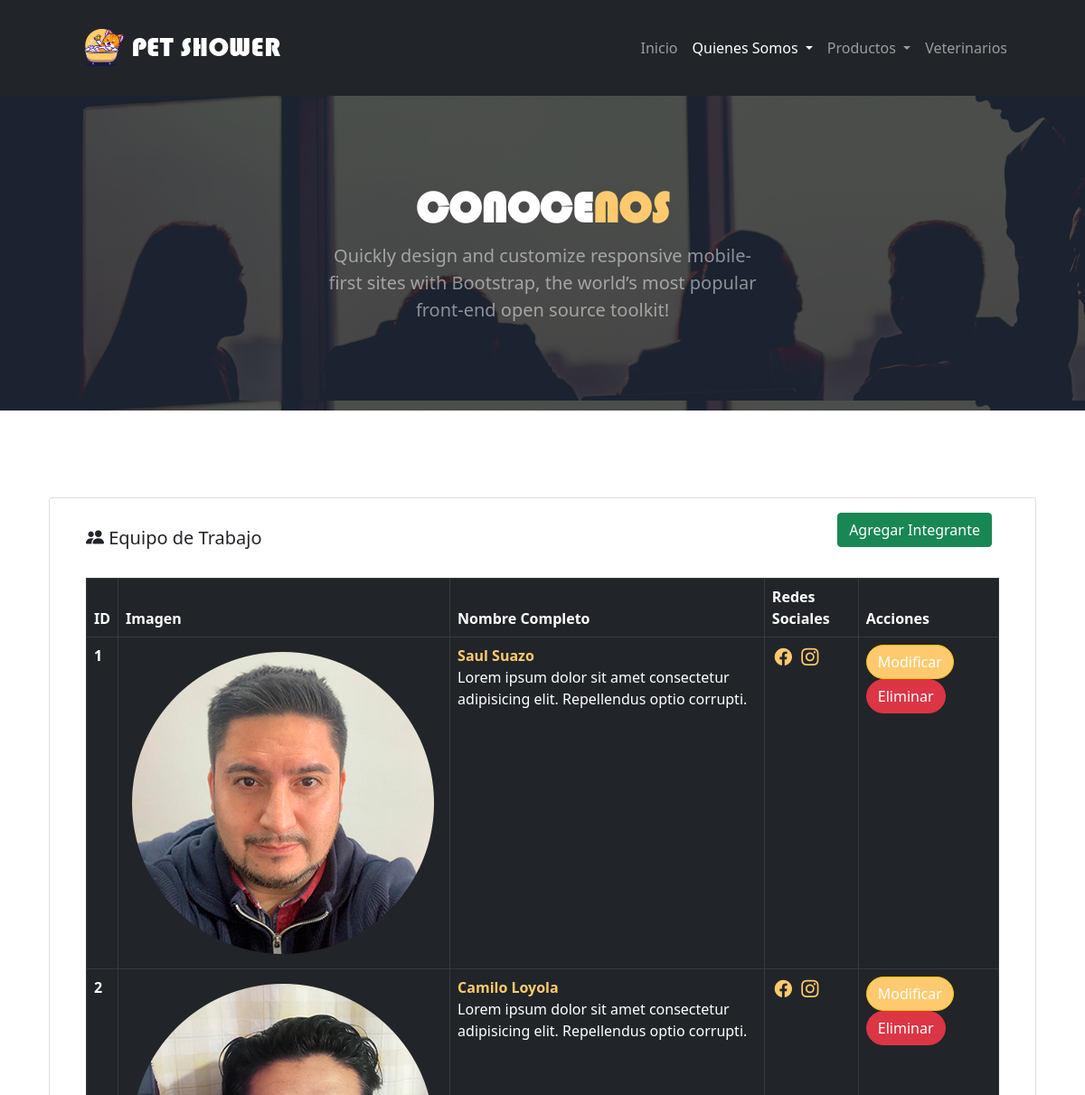
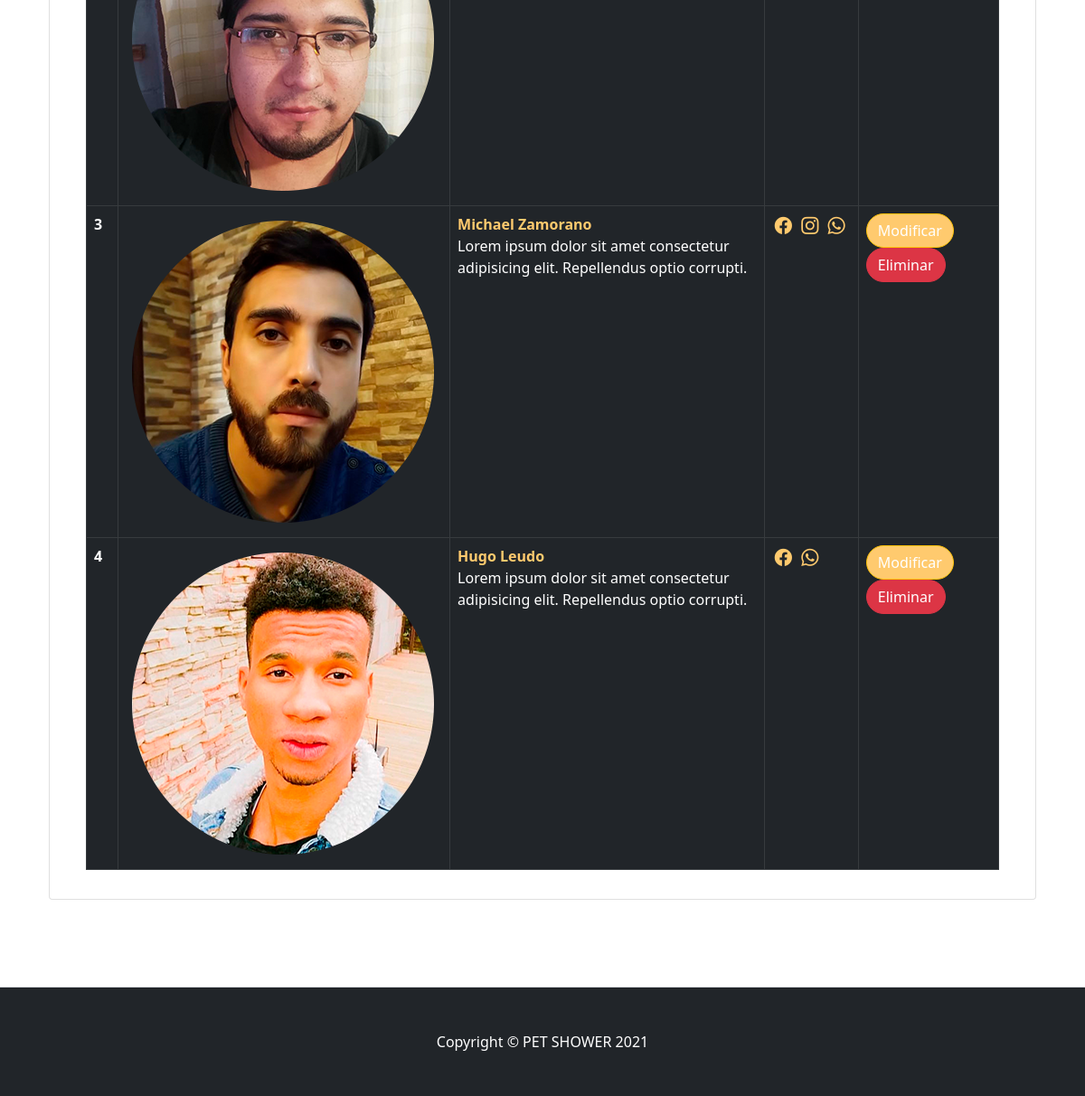
Page /conocenos/ on the committed database (2 pictures, top to bottom).
### crud_conocenos/models.py (models this page shows, shortened)
class Equipo(models.Model):
    idIntegrante = models.IntegerField(primary_key=True, verbose_name='ID')
    nombre = models.CharField(verbose_name='Nombre',max_length=50, null=True, blank=True)
    description = models.TextField(verbose_name='Descripción')
    image_conoce = models.ImageField(verbose_name='Imagen', upload_to='projects', null=True,blank=True)
    link_facebook = models.URLField(verbose_name='URL Link Facebook',null=True,blank=True)
    link_instagram = models.URLField(verbose_name='URL Link Instagram',null=True,blank=True)
    link_whatsapp = models.URLField(verbose_name='URL Link Whatsapp',null=True,blank=True)
    link_twitter = models.URLField(verbose_name='URL Link Twitter',null=True,blank=True)
    create = models.DateTimeField(verbose_name='Fecha Creación',auto_now_add=True)
    updated = models.DateTimeField(verbose_name='Fecha Actualización',auto_now=True)
    class Meta:
        verbose_name='Equipo Trabajo'
        verbose_name_plural='Equipos de Trabajo'
        ordering = ['idIntegrante']

### crud_conocenos/views.py (the view)
# urls.py: path('conocenos/', crud_conocenos_views.conocenos, name='conocenos'),
def conocenos(request):
    Equipos = Equipo.objects.all()
    return render(request, "crud_conocenos/quienes_somos.html",{'Equipos':Equipos})

### crud_conocenos/templates/crud_conocenos/quienes_somos.html (shortened to what this page needs)
        {% extends 'core/base_admin.html' %}
        {% load static %}
        {% block img-header %} {% static 'core/assets/quienes_somos/bg_header_v2.jpg' %} {% endblock %}
        {% block text_header %}
            <h1 class="display-5 fw-bolder text-white mb-2 animate__animated animate__slideInLeft">CONOCE<span class="title_color">NOS</span></h1>
            <p class="lead text-white-50 mb-4 animate__animated animate__slideInLeft">Quickly design and customize responsive mobile-first sites with Bootstrap, the world’s most popular front-end open source toolkit!</p>
        {% endblock %}
        {% block contenido %}
                    <div class="card">
                        <div class="card-body">
                            <div class="row">
                                <div class="col-lg-6">
                                  <div class="d-grid gap-2 d-md-block">
                                      <h5 class="card-title pt-3 pb-4"><i class="bi bi-people-fill"></i> Equipo de Trabajo</h5>
                                  </div>
                                </div>
                                <div class="col-lg-6">
                                  <div class="d-grid gap-2 d-md-flex justify-content-md-end">
                                      <a href="{% url 'add_equipo' %}"><button class="btn btn-success me-md-2" type="button">Agregar Integrante</button></a>
                                    </div>
                                </div>
                            </div>
                          <table class="table table-dark table-hover table-bordered" id="tabla_equipo">
                            <thead>
                              <tr>
                                <th scope="col">ID</th>
                                <th scope="col">Imagen</th>
                                <th scope="col">Nombre Completo</th>
                                <th scope="col">Redes Sociales</th>
                                <th scope="col">Acciones</th>
                              </tr>
                            </thead>
                            <tbody>
                              {% for e in Equipos%}
                              <tr>
                                <th scope="row">{{e.idIntegrante}}</th>
                                <td class="text-center">
                                    {% if e.image_conoce %}
                                        <img src="{{e.image_conoce.url}}" alt="Imagen_Integrante">
                                    {% else %}
                                    <img src="{% static 'core/assets/quienes_somos/imagen_not_found.png' %}" alt="Imagen_Integrante">
                                    {% endif %}
                                </td>
                                <td>
                                    <span class="table_name">{{e.nombre}}</span>
                                    <br>
                                    <p>{{e.description}}</p>
                                </td>
                                <td class="socials">
                                    {% if e.link_facebook %}
                                        <a href="{{e.link_facebook}}" target="_blank"><i class="bi bi-facebook"></i></a>
                                    {% endif %}
                                    {% if e.link_instagram %}
                                        <a href="{{e.link_instagram}}" target="_blank"><i class="bi bi-instagram"></i></a>
                                    {% endif %}
                                    {% if e.link_whatsapp %}
                                        <a href="{{e.link_whatsapp}}" target="_blank"><i class="bi bi-whatsapp"></i></a>
                                    {% endif %}
                                </td>
                                <td class="btn-accion">
                                    <a href="{% url 'update_equipo' e.idIntegrante %}"><button type="button" class="btn btn-warning">Modificar</button></a>
                                    <a href="{% url 'delete_equipo' e.idIntegrante %}"><button type="button" class="btn btn-danger">Eliminar</button></a>
                                </td>
                              </tr>
                              {% endfor %}
                            </tbody>
                           </table>
                        </div>
                      </div>
        {% endblock %}

### core/static/core/css/my_3.css (style rules this page uses)
.title_color { color: #ffca6e; }
.banner h1 { font-family: bauhaus; }
.table_name { color: #ffca6e; font-weight: 600; }
.socials a { font-size: 1.2rem; padding: 3px; text-decoration: none; color: #ffca6e; }
.btn-accion .btn { border-radius: 50px; }
.btn-accion .btn-warning { background-color: #ffca6e; color: #fff; }

### rows in the picture
Equipo: idIntegrante "1", image_conoce (picture), nombre "Saul Suazo", description "Lorem ipsum dolor sit amet consectetur adipisicing elit. Repellendus optio corrupti."
Equipo: idIntegrante "2", image_conoce (picture), nombre "Camilo Loyola", description "Lorem ipsum dolor sit amet consectetur adipisicing elit. Repellendus optio corrupti."
Equipo: idIntegrante "3", image_conoce (picture), nombre "Michael Zamorano", description "Lorem ipsum dolor sit amet consectetur adipisicing elit. Repellendus optio corrupti."
Equipo: idIntegrante "4", image_conoce (picture), nombre "Hugo Leudo", description "Lorem ipsum dolor sit amet consectetur adipisicing elit. Repellendus optio corrupti."
